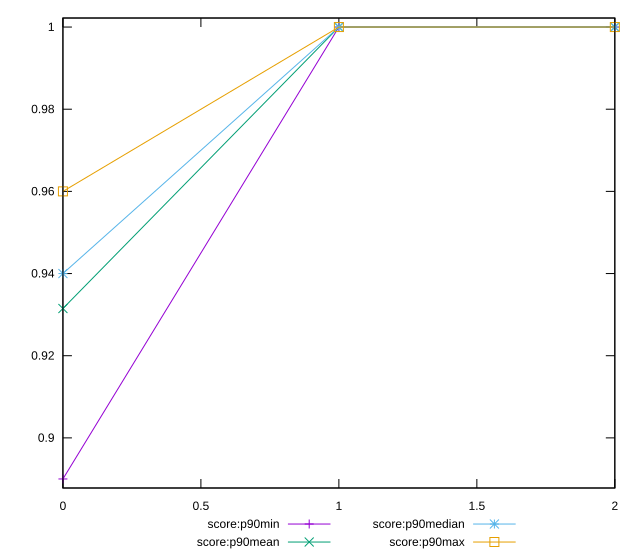

gnuplot code for this plot:
reset

$scoreP90Min <<EOF
0 0.89
1 1
2 1
EOF

$scoreP90Mean <<EOF
0 0.9314893617021283
1 1
2 1
EOF

$scoreP90Median <<EOF
0 0.94
1 1
2 1
EOF

$scoreP90Max <<EOF
0 0.96
1 1
2 1
EOF

set key outside below
set xrange [0:2]
set yrange [0.8878:1.0022]
set trange [0.8878:1.0022]
set terminal svg size 640, 560 enhanced background rgb 'white'
set output "reports/report_00032_2021-02-25T10-28-15.087Z/speed-index/progression/score.svg"

plot $scoreP90Min title "score:p90min" with linespoints, \
     $scoreP90Mean title "score:p90mean" with linespoints, \
     $scoreP90Median title "score:p90median" with linespoints, \
     $scoreP90Max title "score:p90max" with linespoints

reset
